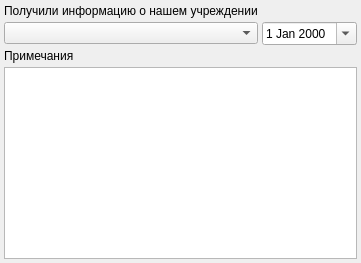
     <widget class="QWidget" name="tabContacts">
      <attribute name="title">
       <string>Про&amp;чее</string>
      </attribute>
      <layout class="QGridLayout">
       <property name="margin">
        <number>4</number>
       </property>
       <property name="spacing">
        <number>4</number>
       </property>
       <item row="3" column="0">
        <widget class="QLabel" name="lblNotes">
         <property name="text">
          <string>Примечания</string>
         </property>
         <property name="buddy">
          <cstring>edtNotes</cstring>
         </property>
        </widget>
       </item>
       <item row="1" column="0">
        <widget class="CRBComboBox" name="cmbInfoSource"/>
       </item>
       <item row="0" column="0">
        <widget class="QLabel" name="lblInfoSource">
         <property name="text">
          <string>Получили информацию о нашем учреждении</string>
         </property>
         <property name="buddy">
          <cstring>cmbInfoSource</cstring>
         </property>
        </widget>
       </item>
       <item row="1" column="1">
        <widget class="CDateEdit" name="edtInfoSourceDate">
         <property name="sizePolicy">
          <sizepolicy hsizetype="Maximum" vsizetype="Fixed">
           <horstretch>0</horstretch>
           <verstretch>0</verstretch>
          </sizepolicy>
         </property>
         <property name="calendarPopup">
          <bool>true</bool>
         </property>
        </widget>
       </item>
       <item row="4" column="0" colspan="2">
        <widget class="QTextEdit" name="edtNotes"/>
       </item>
      </layout>
     </widget>
